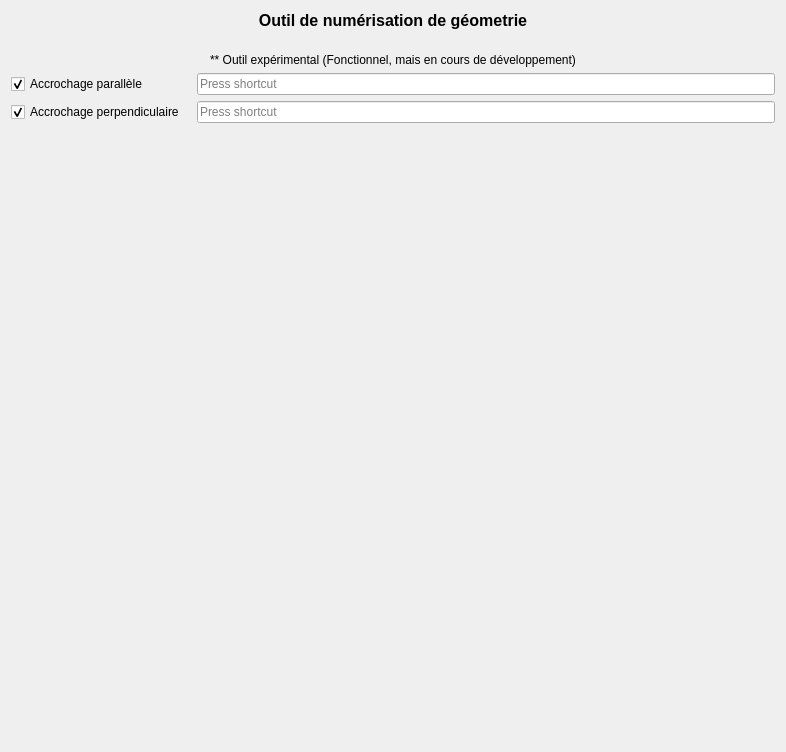
         <widget class="QWidget" name="scrollAreaWidgetContents_7">
          <property name="geometry">
           <rect>
            <x>0</x>
            <y>0</y>
            <width>786</width>
            <height>752</height>
           </rect>
          </property>
          <layout class="QGridLayout" name="gridLayout_18">
           <item row="0" column="0">
            <widget class="QLabel" name="label_33">
             <property name="font">
              <font>
               <family>MS Shell Dlg 2</family>
               <pointsize>12</pointsize>
               <weight>75</weight>
               <italic>false</italic>
               <bold>true</bold>
              </font>
             </property>
             <property name="styleSheet">
              <string notr="true">font: bold 12pt &quot;MS Shell Dlg 2&quot;;</string>
             </property>
             <property name="text">
              <string>Outil de numérisation de géometrie</string>
             </property>
             <property name="alignment">
              <set>Qt::AlignBottom|Qt::AlignHCenter</set>
             </property>
            </widget>
           </item>
           <item row="4" column="0">
            <layout class="QHBoxLayout" name="horizontalLayout_27">
             <item>
              <widget class="QCheckBox" name="chk_shorcut_perpendiculaire">
               <property name="sizePolicy">
                <sizepolicy hsizetype="Fixed" vsizetype="Fixed">
                 <horstretch>0</horstretch>
                 <verstretch>0</verstretch>
                </sizepolicy>
               </property>
               <property name="minimumSize">
                <size>
                 <width>180</width>
                 <height>0</height>
                </size>
               </property>
               <property name="text">
                <string>Accrochage perpendiculaire</string>
               </property>
               <property name="checked">
                <bool>true</bool>
               </property>
              </widget>
             </item>
             <item>
              <widget class="QKeySequenceEdit" name="key_shortcut_perpendiculaire">
               <property name="minimumSize">
                <size>
                 <width>100</width>
                 <height>0</height>
                </size>
               </property>
              </widget>
             </item>
            </layout>
           </item>
           <item row="1" column="0">
            <spacer name="verticalSpacer_13">
             <property name="orientation">
              <enum>Qt::Vertical</enum>
             </property>
             <property name="sizeType">
              <enum>QSizePolicy::Fixed</enum>
             </property>
             <property name="sizeHint" stdset="0">
              <size>
               <width>208</width>
               <height>17</height>
              </size>
             </property>
            </spacer>
           </item>
           <item row="3" column="0">
            <layout class="QHBoxLayout" name="horizontalLayout_25">
             <item>
              <widget class="QCheckBox" name="chk_shorcut_parallele">
               <property name="sizePolicy">
                <sizepolicy hsizetype="Fixed" vsizetype="Fixed">
                 <horstretch>0</horstretch>
                 <verstretch>0</verstretch>
                </sizepolicy>
               </property>
               <property name="minimumSize">
                <size>
                 <width>180</width>
                 <height>0</height>
                </size>
               </property>
               <property name="text">
                <string>Accrochage parallèle</string>
               </property>
               <property name="checked">
                <bool>true</bool>
               </property>
              </widget>
             </item>
             <item>
              <widget class="QKeySequenceEdit" name="key_shortcut_parallele">
               <property name="minimumSize">
                <size>
                 <width>100</width>
                 <height>0</height>
                </size>
               </property>
              </widget>
             </item>
            </layout>
           </item>
           <item row="5" column="0">
            <spacer name="verticalSpacer_14">
             <property name="orientation">
              <enum>Qt::Vertical</enum>
             </property>
             <property name="sizeHint" stdset="0">
              <size>
               <width>20</width>
               <height>239</height>
              </size>
             </property>
            </spacer>
           </item>
           <item row="2" column="0">
            <widget class="QLabel" name="label_18">
             <property name="text">
              <string>** Outil expérimental (Fonctionnel, mais en cours de développement)</string>
             </property>
             <property name="alignment">
              <set>Qt::AlignCenter</set>
             </property>
            </widget>
           </item>
          </layout>
         </widget>
